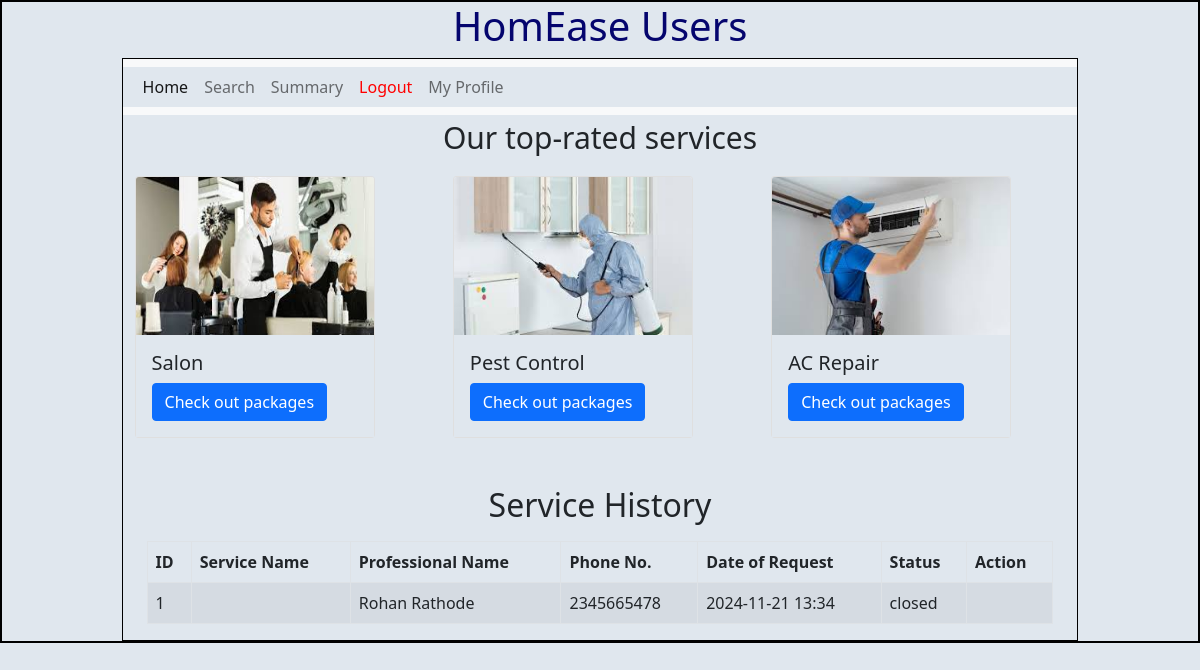
The page /user (signed in) on the database its author committed.
### backend/models.py (models this page shows)
class User_Service_History(db.Model):
    id = db.Column(db.Integer, primary_key=True)
    user_id = db.Column(db.Integer, db.ForeignKey('user_info.id'))
    service_req_id = db.Column(db.Integer, db.ForeignKey('service_req.id'))
    user = db.relationship('User_Info', backref=db.backref('user_service_history', lazy=True))
    service_req = db.relationship('Service_req', backref=db.backref('user_service_history', lazy=True))

class Service_req(db.Model):
    __tablename__="service_req"
    id=db.Column(db.Integer,primary_key=True)
    service_id=db.Column(db.Integer, db.ForeignKey("service.id"),nullable=False)
    cust_id=db.Column(db.Integer, db.ForeignKey("user_info.id"),nullable=False)
    prof_id=db.Column(db.Integer, db.ForeignKey("prof_info.id"),nullable=False)
    date_of_req=db.Column(db.DateTime,nullable=False)
    date_of_comp=db.Column(db.DateTime,nullable=True)
    status=db.Column(db.String, nullable=False, default="Pending")
    remarks = db.Column(db.String, nullable=True)
    rating = db.Column(db.Integer, nullable=True)
    service = db.relationship("Service", backref="service_req")
    customer = db.relationship("User_Info", backref="service_req")
    professional = db.relationship("Prof_Info", backref="service_req")

class Prof_Info(db.Model):
    __tablename__="prof_info"
    id=db.Column(db.Integer,primary_key=True)
    email=db.Column(db.String,unique=True,nullable=False)
    password=db.Column(db.String,nullable=False)
    role=db.Column(db.Integer,default=2)
    full_name=db.Column(db.String,nullable=False)
    service_name=db.Column(db.Integer, db.ForeignKey("service.id"), nullable=False)
    experience=db.Column(db.Integer,nullable=False)
    location=db.Column(db.String,nullable=False)
    pin_code=db.Column(db.Integer,nullable=False)
    prof_status=db.Column(db.String,default='requested')#requested,approved,rejected,blocked
    service=db.relationship("Service",back_populates="professionals")
    phone=db.Column(db.Integer,nullable=False, unique=True)

### backend/controllers.py (the view)
@app.route("/user")
def user_dashboard():
    user_id = session["user_id"]
    user_info = User_Info.query.get(user_id)
    user_service_history = db.session.query(User_Service_History, Service_req, Service).outerjoin(
        Service_req, User_Service_History.service_req_id == Service_req.id
    ).outerjoin(
        Service, Service_req.service_id == Service.id
    ).filter(
        User_Service_History.user_id == user_id
    ).all()
    upcoming_services = Service_req.query.filter_by(cust_id=user_id, status='pending').all()
    service_requests = Service_req.query.filter_by(cust_id=user_id).all()
    services = Service.query.all()  # Get all services
    return render_template(
        "user_dash.html",
        user_service_history=user_service_history,
        upcoming_services=upcoming_services,
        service_requests=service_requests,
        services=services,
        user_info=user_info  # Pass the user_info variable to the template
    )

### templates/user_dash.html (shortened to what this page needs)
{% extends "user_layout.html" %}
{% block content %}
<html>
    <p class="trs" style="text-align: center; font-size: 30px;">Our top-rated services</p>
    <div class="container">
        <div class="row">
            <div class="col">
                <div class="card" style="width: 15rem;">
                    <img src="/static/images/salon.jpeg" class="card-img-top" alt="salon" height="158px">
                    <div class="card-body">
                        <h5 class="card-title">Salon</h5>
                        <a href="{{ url_for('list_professionals', name='Salon') }}" class="btn btn-primary">Check out packages</a>
                    </div>
                </div>
            </div>
            <div class="col">
                <div class="card" style="width: 15rem;">
                    <img src="/static/images/pest.jpeg" class="card-img-top" alt="pest" height="158px">
                    <div class="card-body">
                        <h5 class="card-title">Pest Control</h5>
                        <a href="{{ url_for('list_professionals', name='Pest Control') }}" class="btn btn-primary">Check out packages</a>
                    </div>
                </div>
            </div>
            <div class="col">
                <div class="card" style="width: 15rem;">
                    <img src="/static/images/acr.jpeg" class="card-img-top" alt="acrepair">
                    <div class="card-body">
                        <h5 class="card-title">AC Repair</h5>
                        <a href="{{ url_for('list_professionals', name='AC Repair') }}" class="btn btn-primary">Check out packages</a>
                    </div>
                </div>
            </div>
        </div>
        <div class="container mt-5">
            <h2 style="text-align: center;">Service History</h2>
            <table class="table table-bordered table-striped mt-3">
                <thead>
                    <tr>
                        <th>ID</th>
                        <th>Service Name</th>
                        <th>Professional Name</th>
                        <th>Phone No.</th>
                        <th>Date of Request</th>
                        <th>Status</th>
                        <th>Action</th>
                    </tr>
                </thead>
                <tbody>
                    {% for history, service_req, service in user_service_history %}
                    <tr>
                        <td>{{ service_req.id }}</td>
                        <td>{{ service.name }}</td>
                        <td>{{ service_req.professional.full_name }}</td>
                        <td>{{ service_req.professional.phone }}</td>
                        <td>{{ service_req.date_of_req.strftime('%Y-%m-%d %H:%M') }}</td>
                        <td>
                            {% if service_req.status == 'pending' %}
                            <span class="badge badge-warning">Pending</span>
                            {% elif service_req.status == 'accepted' %}
                            <span class="badge badge-success">Accepted</span>
                            {% elif service_req.status == 'rejected' %}
                            <span class="badge badge-danger">Rejected</span>
                            {% else %}
                            {{ service_req.status }}
                            {% endif %}
                        </td>
                        <td>
                        </td>
                    </tr>
                    {% endfor %}
                </tbody>
            </table>
        </div>
    </div>
</html>
{% endblock %}

### static/styles/main.css (style rules this page uses)
* { margin: 0; padding: 0; background-color: rgb(224, 231, 238); }
.col { font-size: 20px; }

### rows shown on the page
User_Service_History: id "1", professional.full_name "Rohan Rathode", professional.phone "2345665478", date_of_req "2024-11-21 13:34", status "closed"
